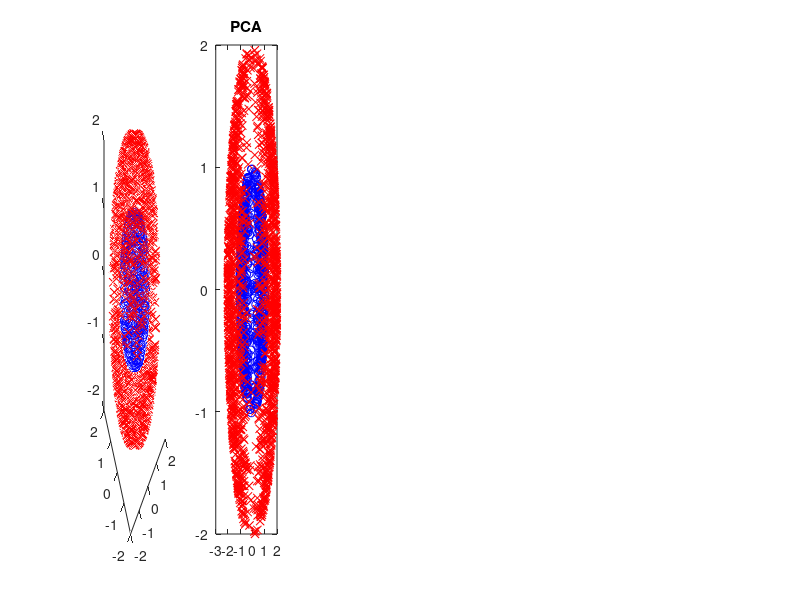

The MATLAB source for this figure: (Note: this script raises an error after producing the figure.)
clear;

M =1000;
N=2000;

X1 = 2 * (rand(M,2) - 0.5);
X1 = X1(diag(X1*X1')<=1,:);
X1 =[X1 sqrt(1-diag(X1*X1'))];
M = size(X1,1);
X2 = 4 * (rand(N,2) - 0.5);
X2 = X2(diag(X2*X2')<=4,:);
X2 =[X2 sqrt(4-diag(X2*X2'))];
N = size(X2,1);
class1 (1:M,1) = true;
class1 (M+1:N+M,1) = false;
class2 (1:M,1) = false;
class2 (M+1:N+M,1) = true;
X = [X1; X2];
for i=1:size(X,1)
    if (rand(1,1)>0.5)
     X(i,3) = -X(i,3);
    end
end

%X = [X(class1) X(class2)];

subplot(1,6,1);
plot3(X(class1,1),X(class1,2),X(class1,3),'ob'); hold on;
plot3(X(class2,1),X(class2,2),X(class2,3),'xr');

[coeff,score,latent] = pca(X);

P = score(:,1:2);

subplot(1,6,2);
plot(P(class1,1),P(class1,2),'ob'); hold on;
plot(P(class2,1),P(class2,2),'xr'); 
title(sprintf('PCA',i));

for i=3:6
    Y=lle(X',i,2)';
    subplot(1,6,i);
    plot(Y(class1,1),Y(class1,2),'ob'); hold on;
    plot(Y(class2,1),Y(class2,2),'xr'); 
    title(sprintf('LLE K=%d',i));
end

